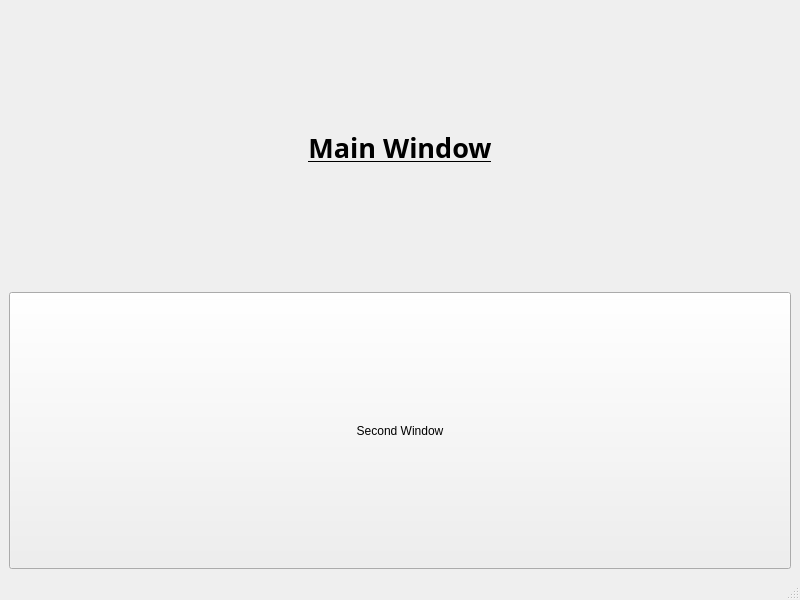
<?xml version="1.0" encoding="UTF-8"?>
<ui version="4.0">
 <class>MainWindow</class>
 <widget class="QMainWindow" name="MainWindow">
  <property name="geometry">
   <rect>
    <x>0</x>
    <y>0</y>
    <width>800</width>
    <height>600</height>
   </rect>
  </property>
  <property name="windowTitle">
   <string>MainWindow</string>
  </property>
  <widget class="QWidget" name="centralwidget">
   <layout class="QGridLayout" name="gridLayout_2">
    <item row="0" column="0">
     <layout class="QGridLayout" name="gridLayout">
      <item row="1" column="0">
       <widget class="QPushButton" name="secondwindowbutton">
        <property name="sizePolicy">
         <sizepolicy hsizetype="Preferred" vsizetype="Preferred">
          <horstretch>0</horstretch>
          <verstretch>0</verstretch>
         </sizepolicy>
        </property>
        <property name="text">
         <string>Second Window</string>
        </property>
       </widget>
      </item>
      <item row="0" column="0">
       <widget class="QLabel" name="label">
        <property name="sizePolicy">
         <sizepolicy hsizetype="Preferred" vsizetype="Preferred">
          <horstretch>0</horstretch>
          <verstretch>0</verstretch>
         </sizepolicy>
        </property>
        <property name="font">
         <font>
          <family>Sitka Heading</family>
          <pointsize>20</pointsize>
          <bold>true</bold>
          <underline>true</underline>
         </font>
        </property>
        <property name="text">
         <string>Main Window</string>
        </property>
        <property name="alignment">
         <set>Qt::AlignCenter</set>
        </property>
       </widget>
      </item>
     </layout>
    </item>
   </layout>
  </widget>
  <widget class="QMenuBar" name="menubar">
   <property name="geometry">
    <rect>
     <x>0</x>
     <y>0</y>
     <width>800</width>
     <height>26</height>
    </rect>
   </property>
  </widget>
  <widget class="QStatusBar" name="statusbar"/>
 </widget>
 <resources/>
 <connections/>
</ui>
